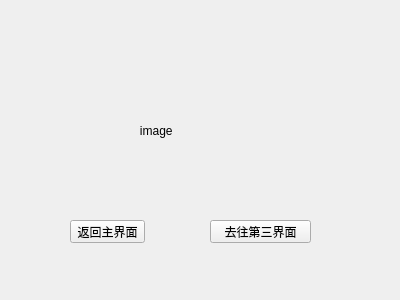
<?xml version="1.0" encoding="UTF-8"?>
<ui version="4.0">
 <class>TwoForm</class>
 <widget class="QWidget" name="TwoForm">
  <property name="geometry">
   <rect>
    <x>0</x>
    <y>0</y>
    <width>400</width>
    <height>300</height>
   </rect>
  </property>
  <property name="windowTitle">
   <string>Form</string>
  </property>
  <widget class="QLabel" name="label">
   <property name="geometry">
    <rect>
     <x>110</x>
     <y>70</y>
     <width>181</width>
     <height>121</height>
    </rect>
   </property>
   <property name="text">
    <string>         image</string>
   </property>
  </widget>
  <widget class="QPushButton" name="pushButton">
   <property name="geometry">
    <rect>
     <x>70</x>
     <y>220</y>
     <width>75</width>
     <height>23</height>
    </rect>
   </property>
   <property name="text">
    <string>返回主界面</string>
   </property>
  </widget>
  <widget class="QPushButton" name="pushButton2">
   <property name="geometry">
    <rect>
     <x>210</x>
     <y>220</y>
     <width>101</width>
     <height>23</height>
    </rect>
   </property>
   <property name="text">
    <string>去往第三界面</string>
   </property>
  </widget>
 </widget>
 <resources/>
 <connections/>
</ui>
